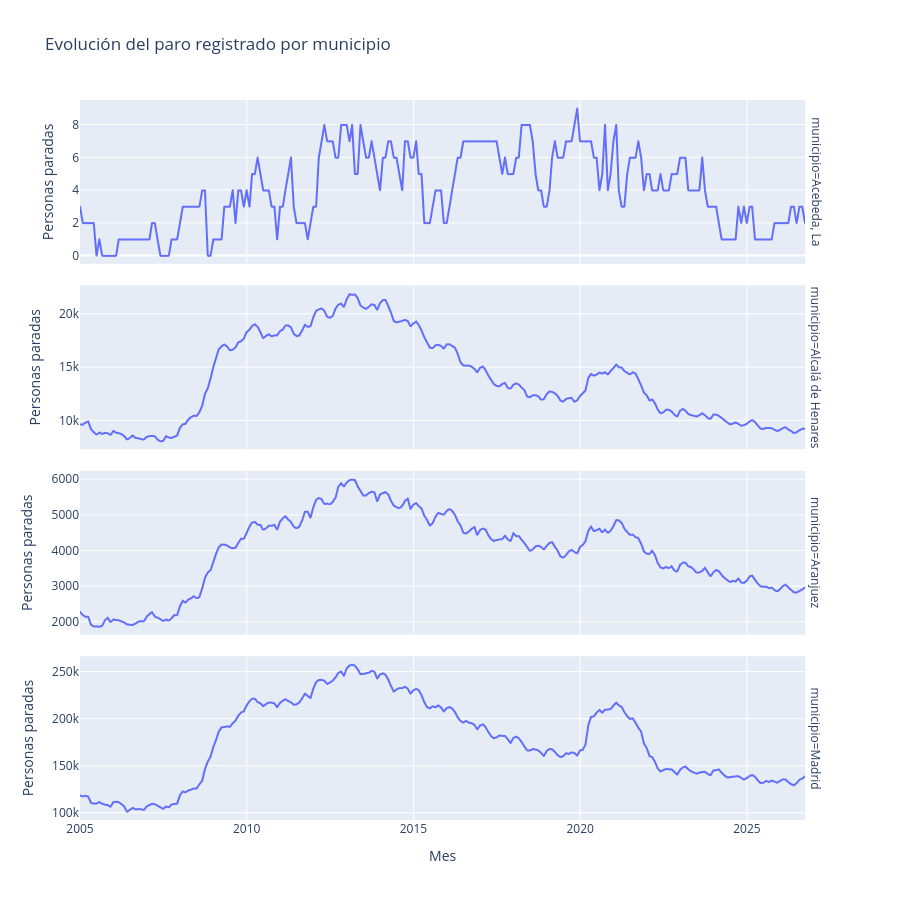

Source (notebook cell):
### Code cell
MUNICIPIOS = [
    "Madrid",
    "Alcalá de Henares",
    "Aranjuez",
    "Acebeda, La",
]

muestra = paro[paro["municipio"].isin(MUNICIPIOS)].copy()

fig = px.line(
    muestra,
    x="fecha",
    y="paro_total",
    facet_row="municipio",
    title="Evolución del paro registrado por municipio",
    labels={"fecha": "Mes", "paro_total": "Personas paradas"},
    height=900,
)

fig.update_yaxes(matches=None)
fig.show()

### Figure 1 — Plotly figure (JSON) as saved in the notebook; plotly's stock layout.template omitted (floating-point values rounded to 4 significant figures; data arrays with more than 128 entries replaced by an {"elided": "..."} marker saying what was removed)
{"data": [{"hovertemplate": "municipio=Acebeda, La<br>Mes=%{x}<br>Personas paradas=%{y}<extra></extra>", "legendgroup": "", "line": {"color": "#636efa", "dash": "solid"}, "marker": {"symbol": "circle"}, "mode": "lines", "name": "", "showlegend": false, "type": "scattergl", "x": {"elided": "262 str values"}, "xaxis": "x4", "y": {"elided": "262 int values"}, "yaxis": "y4"}, {"hovertemplate": "municipio=Alcalá de Henares<br>Mes=%{x}<br>Personas paradas=%{y}<extra></extra>", "legendgroup": "", "line": {"color": "#636efa", "dash": "solid"}, "marker": {"symbol": "circle"}, "mode": "lines", "name": "", "showlegend": false, "type": "scattergl", "x": {"elided": "262 str values"}, "xaxis": "x3", "y": {"elided": "262 int values"}, "yaxis": "y3"}, {"hovertemplate": "municipio=Aranjuez<br>Mes=%{x}<br>Personas paradas=%{y}<extra></extra>", "legendgroup": "", "line": {"color": "#636efa", "dash": "solid"}, "marker": {"symbol": "circle"}, "mode": "lines", "name": "", "showlegend": false, "type": "scattergl", "x": {"elided": "262 str values"}, "xaxis": "x2", "y": {"elided": "262 int values"}, "yaxis": "y2"}, {"hovertemplate": "municipio=Madrid<br>Mes=%{x}<br>Personas paradas=%{y}<extra></extra>", "legendgroup": "", "line": {"color": "#636efa", "dash": "solid"}, "marker": {"symbol": "circle"}, "mode": "lines", "name": "", "showlegend": false, "type": "scattergl", "x": {"elided": "262 str values"}, "xaxis": "x", "y": {"elided": "262 int values"}, "yaxis": "y"}], "layout": {"annotations": [{"font": {}, "showarrow": false, "text": "municipio=Madrid", "textangle": 90, "x": 0.98, "xanchor": "left", "xref": "paper", "y": 0.1138, "yanchor": "middle", "yref": "paper"}, {"font": {}, "showarrow": false, "text": "municipio=Aranjuez", "textangle": 90, "x": 0.98, "xanchor": "left", "xref": "paper", "y": 0.3712, "yanchor": "middle", "yref": "paper"}, {"font": {}, "showarrow": false, "text": "municipio=Alcalá de Henares", "textangle": 90, "x": 0.98, "xanchor": "left", "xref": "paper", "y": 0.6288, "yanchor": "middle", "yref": "paper"}, {"font": {}, "showarrow": false, "text": "municipio=Acebeda, La", "textangle": 90, "x": 0.98, "xanchor": "left", "xref": "paper", "y": 0.8862, "yanchor": "middle", "yref": "paper"}], "height": 900, "legend": {"tracegroupgap": 0}, "title": {"text": "Evolución del paro registrado por municipio"}, "xaxis": {"anchor": "y", "domain": [0, 0.98], "title": {"text": "Mes"}}, "xaxis2": {"anchor": "y2", "domain": [0, 0.98], "matches": "x", "showticklabels": false}, "xaxis3": {"anchor": "y3", "domain": [0, 0.98], "matches": "x", "showticklabels": false}, "xaxis4": {"anchor": "y4", "domain": [0, 0.98], "matches": "x", "showticklabels": false}, "yaxis": {"anchor": "x", "domain": [0, 0.2275], "title": {"text": "Personas paradas"}}, "yaxis2": {"anchor": "x2", "domain": [0.2575, 0.485], "title": {"text": "Personas paradas"}}, "yaxis3": {"anchor": "x3", "domain": [0.515, 0.7425], "title": {"text": "Personas paradas"}}, "yaxis4": {"anchor": "x4", "domain": [0.7725, 1], "title": {"text": "Personas paradas"}}}}
